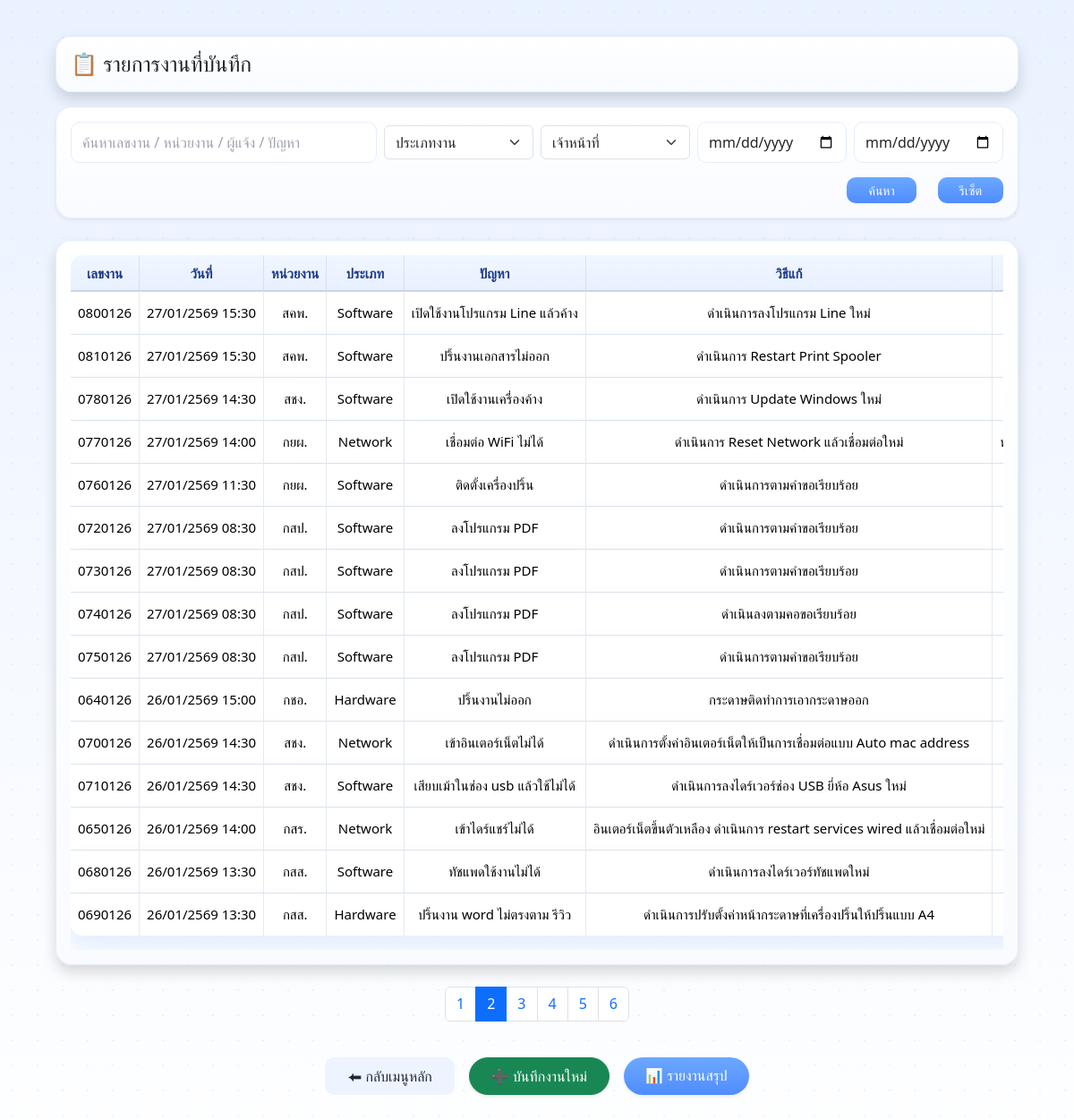
/list?page=2&q=&job_type=&date_from=&date_to=, run on the app's committed database.
### tables this page shows
CREATE TABLE reports (
            id INTEGER PRIMARY KEY AUTOINCREMENT,
            work_no TEXT UNIQUE,
            receive_datetime TEXT,
            department TEXT,
            reporter TEXT,
            job_type TEXT,
            asset_no TEXT,
            problem TEXT,
            solution TEXT,
            completed_datetime TEXT,
            close_note TEXT,
            confirm_name TEXT,
            signature TEXT,
            created_at TEXT
        );

### app.py (the view, shortened to what this page needs)
@app.route("/list")
def list_reports():
    from datetime import datetime
    import math
    PER_PAGE = 15
    page = request.args.get("page", 1, type=int)
    q = request.args.get("q", "").strip()
    job_type = request.args.get("job_type", "")
    staff = request.args.get("staff")          # 👈 รับค่าจาก work_compare
    date_from = request.args.get("date_from", "")
    date_to = request.args.get("date_to", "")
    now = datetime.now()
    conn = sqlite3.connect(DB_NAME)
    cursor = conn.cursor()
    where = "WHERE 1=1"
    params = []
    if job_type:
        where += " AND job_type = ?"
        params.append(job_type)
    if staff:
        where += " AND confirm_name = ?"
        params.append(staff)
    if date_from and date_to:
        where += " AND receive_datetime >= ?"
        params.append(f"{date_from} 00:00")
        where += " AND receive_datetime <= ?"
        params.append(f"{date_to} 23:59")
    else:
        where += " AND receive_datetime IS NOT NULL AND receive_datetime != ''"
        current_year = now.strftime("%Y")
        current_month = now.strftime("%m")
        where += " AND substr(receive_datetime, 1, 4) = ?"
        params.append(current_year)
        where += " AND substr(receive_datetime, 6, 2) = ?"
        params.append(current_month)
    cursor.execute(f"SELECT COUNT(*) FROM reports {where}", params)
    total_rows = cursor.fetchone()[0]
    total_pages = math.ceil(total_rows / PER_PAGE) if total_rows else 1
    if page > total_pages:
        page = total_pages
    if page < 1:
        page = 1
    offset = (page - 1) * PER_PAGE
    cursor.execute(f"""
        SELECT
            id,
            work_no,
            receive_datetime,
            department,
            job_type,
            problem,
            solution,
            reporter
        FROM reports
        {where}
        ORDER BY receive_datetime DESC
        LIMIT ? OFFSET ?
    """, params + [PER_PAGE, offset])
    raw = cursor.fetchall()
    conn.close()
    reports = raw
    return render_template(
        "list.html",
        reports=reports,
        get_department_full=get_department_full,
        format_date_th=format_date_th,
        page=page,
        total_pages=total_pages,
        keyword=q,
        job_type=job_type,
        date_from=date_from,
        date_to=date_to,
        staff=staff,   # 👈 ส่งให้ template ใช้ต่อ
    )

### app.py (called while the page is built)
def get_db():
    conn = sqlite3.connect("report.db")
    conn.row_factory = sqlite3.Row
    return conn

def get_department_full(code):
    conn = get_db()
    cur = conn.cursor()
    cur.execute(
        "SELECT full_name FROM departments WHERE short_name = ?",
        (code,)
    )
    row = cur.fetchone()
    conn.close()
    return row[0] if row else code

def format_date_th(date_str):
    if not date_str:
        return ""
    try:
        dt = datetime.strptime(date_str, "%Y-%m-%d %H:%M")
        year_be = dt.year + 543
        return f"{dt.day:02d}/{dt.month:02d}/{year_be} {dt.strftime('%H:%M')}"
    except:
        return ""

### templates/list.html (shortened to what this page needs)
<!DOCTYPE html>
<html lang="th">
<head>
    <link href="https://cdn.jsdelivr.net/npm/bootstrap@5.3.2/dist/css/bootstrap.min.css" rel="stylesheet">
    <link rel="stylesheet" href="/static/theme.css">
</head>
<body>
<div class="container mt-2 mb-5">
    <div class="card shadow mb-3">
        <div class="card-body py-3">
            <h4 class="mb-0">📋 รายการงานที่บันทึก</h4>
        </div>
    </div>
    <div class="card shadow-sm mb-4">
        <div class="card-body py-3">
            <form method="get">
                <div class="row g-2 align-items-center">
                    <div class="col-lg-4">
                        <input type="text"
                            name="q"
                            class="form-control"
                            placeholder="ค้นหาเลขงาน / หน่วยงาน / ผู้แจ้ง / ปัญหา"
                            value="{{ keyword }}">
                    </div>
                    <div class="col-lg-2">
                        <select name="job_type" class="form-select">
                            <option value="">ประเภทงาน</option>
                        </select>
                    </div>
                    <div class="col-lg-2">
                        <select name="staff" class="form-select">
                            <option value="">เจ้าหน้าที่</option>
                        </select>
                    </div>
                    <div class="col-lg-2">
                        <input type="date"
                            name="date_from"
                            class="form-control"
                            value="{{ date_from }}">
                    </div>
                    <div class="col-lg-2">
                        <input type="date"
                            name="date_to"
                            class="form-control"
                            value="{{ date_to }}">
                    </div>
                </div>
                <div class="d-flex justify-content-end gap-4 mt-3">
                    <button type="submit" class="btn btn-primary btn-sm px-4">
                        ค้นหา
                    </button>
                    <a href="/list" class="btn btn-primary btn-sm px-4">
                        รีเซ็ต
                    </a>
                </div>
            </form>
        </div>
    </div>
    <div class="card shadow">
        <div class="card-body pt-3">
            <div class="table-responsive">
                <table class="table table-hover align-middle">
                    <thead class="table-light">
                        <tr>
                            <th>เลขงาน</th>
                            <th>วันที่</th>
                            <th>หน่วยงาน</th>
                            <th>ประเภท</th>
                            <th>ปัญหา</th>
                            <th>วิธีแก้</th>
                            <th>ผู้แจ้ง</th>
                        </tr>
                    </thead>
                    <tbody>
                        {% for r in reports %}
                        <tr>
                            <td>{{ r[1] }}</td>
                            <td>{{ format_date_th(r[2]) }}</td>
                            <td title="{{ get_department_full(r[3]) }}">
                                {{ r[3] }}
                            </td>
                            <td>{{ r[4] }}</td>
                            <td>{{ r[5] }}</td>
                            <td>{{ r[6] }}</td>
                            <td>{{ r[7] }}</td>
                        </tr>
                        {% endfor %}
                    </tbody>
                </table>
            </div>
        </div>
    </div>
    {% if total_pages > 1 %}
    <div class="d-flex justify-content-center my-4">
    <nav>
        <ul class="pagination">
        {% for p in range(1, total_pages + 1) %}
            {% if p == page %}
            <li class="page-item active">
                <span class="page-link">{{ p }}</span>
            </li>
            {% else %}
            <li class="page-item">
                <a class="page-link"
                href="{{ url_for(
                    'list_reports',
                    page=p,
                    q=keyword,
                    job_type=job_type,
                    date_from=date_from,
                    date_to=date_to,
                    staff=staff
                ) }}">
                {{ p }}
                </a>
            </li>
            {% endif %}
        {% endfor %}
        </ul>
    </nav>
    </div>
    {% endif %}
    <div class="d-flex justify-content-center gap-3 my-4">
        <a href="/" class="btn btn-secondary px-4 py-2">
            ⬅ กลับเมนูหลัก
        </a>
        <a href="/report"
        class="btn btn-success px-4 py-2 rounded-pill shadow-sm">
            ➕ บันทึกงานใหม่
        </a>
        <a href="/report-summary"
        class="btn btn-primary px-4 py-2 rounded-pill shadow-sm">
            📊 รายงานสรุป
        </a>
    </div>
</div>
</body>
</html>

### static/theme.css (style rules this page uses)
:root { --primary: #6CA8FF; --bg: #F5F9FF; --card: #FFFFFF; --border: #E6EDFA; --text-main: #1F2937; --text-muted: #94A3B8; }
body { background-color: var(--bg); color: var(--text-main); font-family: "Segoe UI", Tahoma, sans-serif; }
.card { background: var(--card); border-radius: 16px; border: 1px solid var(--border); box-shadow: 0 20px 40px rgba(108,168,255,.12); }
.btn-primary { background: var(--primary); border-color: var(--primary); border-radius: 10px; }
.btn-secondary { background: #EEF4FF; border-color: #EEF4FF; color: var(--text-main); border-radius: 10px; }
.table tbody tr:not(:last-child) td, .table tbody tr:not(:last-child) th { border-bottom: 1px solid rgba(148, 163, 184, 0.28); }
.table th, .table td { white-space: nowrap; vertical-align: middle; }
.table th:not(:last-child), .table td:not(:last-child) { border-right: 1px solid rgba(148, 163, 184, 0.22); }
.table th, .table td { text-align: center; vertical-align: middle; }
body { background: linear-gradient( 180deg, #eaf2ff 0%, #f4f8ff 45%, #ffffff 100% ); min-height: 100vh; font-size: 15px; line-height: 1.6; color: #1f2937; }
body::before { content: ""; position: fixed; inset: 0; background-image: radial-gradient(rgba(108,168,255,0.12) 1px, transparent 1px); background-size: 28px 28px; pointer-events: none; z-index: -1; }
.container { max-width: 1100px; padding-top: 32px; padding-bottom: 48px; }
.form-control, textarea { border-radius: 10px; border-color: var(--border); padding: 10px 12px; }
.form-control::placeholder { color: #9ca3af; }
.btn { transition: all .2s ease; }
.btn-primary { background: linear-gradient(180deg, #6ca8ff, #4f8cff); border: none; }
.section-box, .card, .table-box { background: linear-gradient( 180deg, #ffffff 0%, #f9fbff 100% ); border-radius: 18px; border: 1px solid rgba(108, 168, 255, 0.18); box-shadow: 0 18px 40px rgba(59, 130, 246, 0.12); }
.table { border-collapse: separate; border-spacing: 0; border-radius: 14px; overflow: hidden; background: #ffffff; }
.table thead th { background: transparent; color: #1e3a8a; font-weight: 600; border-bottom: 1px solid rgba(148, 163, 184, 0.35); }
.table th, .table td { text-align: center; vertical-align: middle; border: none; }
.table tbody tr:not(:last-child) td { border-bottom: 1px solid rgba(148, 163, 184, 0.28); }
body { font-family: "Prompt", "Segoe UI", Tahoma, sans-serif; }
.table-responsive { overflow: visible; }
.table thead th { position: sticky; top: 0; z-index: 10; background: linear-gradient( 180deg, #f1f7ff 0%, #e8f0ff 100% ); box-shadow: inset 0 -1px 0 rgba(148,163,184,0.4); }
.card-body { padding-top: 1rem; }

### templates/list.html (style rules this page uses)
body { background: linear-gradient( 180deg, #eaf2ff 0%, #f4f8ff 45%, #ffffff 100% ); }
.card { background: linear-gradient( 180deg, #ffffff 0%, #f9fbff 100% ); border-radius: 18px; border: 1px solid rgba(108,168,255,0.18); box-shadow: 0 18px 40px rgba(59,130,246,0.12); }
.table th { background: #f1f6ff; color: #1e3a8a; font-weight: 600; }
.table td { vertical-align: middle; }
.table th, .table td { text-align: center; vertical-align: middle; }
.table tbody tr { background: #ffffff; box-shadow: 0 6px 16px rgba(59,130,246,0.10); border-radius: 12px; }
.table { border-collapse: separate; border-spacing: 0; border-radius: 14px; box-shadow: 0 10px 24px rgba(59,130,246,0.12); }
.table thead th:first-child { border-top-left-radius: 14px; }
.table-responsive { overflow-x: auto; -webkit-overflow-scrolling: touch; }

### data on the page
reports: work_no "0800126", receive_datetime "27/01/2569 15:30", department "สคพ.", job_type "Software", problem "เปิดใช้งานโปรแกรม Line แล้วค้าง", solution "ดำเนินการลงโปรแกรม Line ใหม่"
reports: work_no "0810126", receive_datetime "27/01/2569 15:30", department "สคพ.", job_type "Software", problem "ปริ้นงานเอกสารไม่ออก", solution "ดำเนินการ Restart Print Spooler"
reports: work_no "0780126", receive_datetime "27/01/2569 14:30", department "สชง.", job_type "Software", problem "เปิดใช้งานเครื่องค้าง", solution "ดำเนินการ Update Windows ใหม่"
reports: work_no "0770126", receive_datetime "27/01/2569 14:00", department "กยผ.", job_type "Network", problem "เชื่อมต่อ WiFi ไม่ได้", solution "ดำเนินการ Reset Network แล้วเชื่อมต่อใหม่"
reports: work_no "0760126", receive_datetime "27/01/2569 11:30", department "กยผ.", job_type "Software", problem "ติดตั้งเครื่องปริ้น", solution "ดำเนินการตามคำขอเรียบร้อย"
reports: work_no "0720126", receive_datetime "27/01/2569 08:30", department "กสป.", job_type "Software", problem "ลงโปรแกรม PDF", solution "ดำเนินการตามคำขอเรียบร้อย"
reports: work_no "0730126", receive_datetime "27/01/2569 08:30", department "กสป.", job_type "Software", problem "ลงโปรแกรม PDF", solution "ดำเนินการตามคำขอเรียบร้อย"
reports: work_no "0740126", receive_datetime "27/01/2569 08:30", department "กสป.", job_type "Software", problem "ลงโปรแกรม PDF", solution "ดำเนินลงตามคอขอเรียบร้อย"
reports: work_no "0750126", receive_datetime "27/01/2569 08:30", department "กสป.", job_type "Software", problem "ลงโปรแกรม PDF", solution "ดำเนินการตามคำขอเรียบร้อย"
reports: work_no "0640126", receive_datetime "26/01/2569 15:00", department "กชอ.", job_type "Hardware", problem "ปริ้นงานไม่ออก", solution "กระดาษติดทำการเอากระดาษออก"
reports: work_no "0700126", receive_datetime "26/01/2569 14:30", department "สชง.", job_type "Network", problem "เข้าอินเตอร์เน็ตไม่ได้", solution "ดำเนินการตั้งค่าอินเตอร์เน็ตให้เป็นการเชื่อมต่อแบบ Auto mac address"
reports: work_no "0710126", receive_datetime "26/01/2569 14:30", department "สชง.", job_type "Software", problem "เสียบเม้าในช่อง usb แล้วใช้ไม่ได้", solution "ดำเนินการลงไดร์เวอร์ช่อง USB ยี่ห้อ Asus ใหม่"
reports: work_no "0650126", receive_datetime "26/01/2569 14:00", department "กสร.", job_type "Network", problem "เข้าไดร์แชร์ไม่ได้", solution "อินเตอร์เน็ตขึ้นตัวเหลือง ดำเนินการ restart services wired แล้วเชื่อมต่อใหม่"
reports: work_no "0680126", receive_datetime "26/01/2569 13:30", department "กสส.", job_type "Software", problem "ทัชแพดใช้งานไม่ได้", solution "ดำเนินการลงไดร์เวอร์ทัชแพดใหม่"
reports: work_no "0690126", receive_datetime "26/01/2569 13:30", department "กสส.", job_type "Hardware", problem "ปริ้นงาน word ไม่ตรงตาม รีวิว", solution "ดำเนินการปรับตั้งค่าหน้ากระดาษที่เครื่องปริ้นให้ปริ้นแบบ A4"

### other printed values
{{ p }} "1" "3" "4" "5" "6"
{{ p }} "2"
